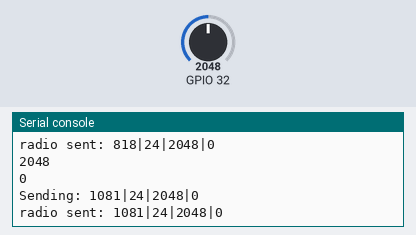
Simulated run of this program. Board: ESP32 board running MicroPython. On the bench: the last lines printed to the serial console. The inputs (shaded band) are chosen by the test bench; at power-on: GPIO 32 = 2048 (analog values on the 0–4095 scale). No radio messages arrive unless stated (any console line starting 'radio sent:' is added by the test bench).

Above: at 1.2 s.
1.3 s: GPIO 32 set to 2866
At 1.53 s:
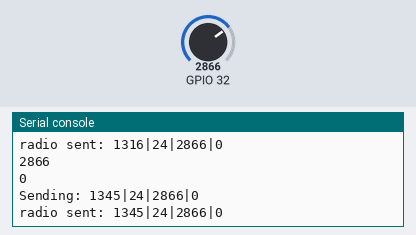
2.8 s: GPIO 32 set to 3603
At 3.11 s:
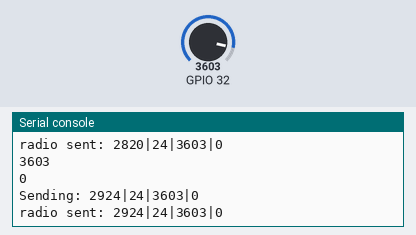
Timing chart, 0 to 5.8 s (numbered marks = the images above; inputs shaded):
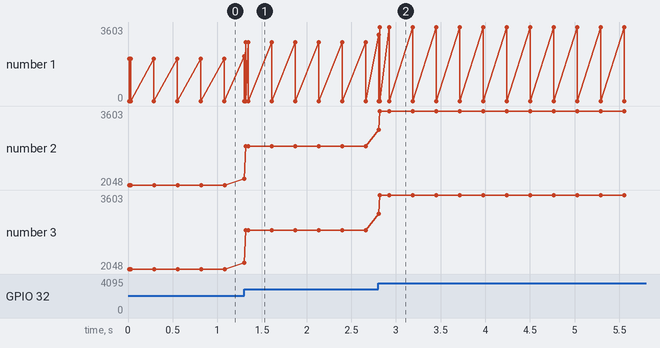

Measured:
- after the input at 1.3 s, the serial console: prints a new line at once (image 1)
- plotted number 2: 2048 → 2866 after the input at 1.3 s
- plotted number 3: 2048 → 2866 after the input at 1.3 s

The program:

smarthome_sensor_ky026.py
```python
# Smart Home sensor program
# MicroPython and ESP32 https://docs.micropython.org/en/latest/esp32/quickref.html
# https://docs.micropython.org/en/latest/library/espnow.html
# https://randomnerdtutorials.com/micropython-hc-sr04-ultrasonic-esp32-esp8266/

import network
import espnow

from machine import Pin
import time

########################################
# OWN MODULES
from adc_sub import ADC_substitute

########################################
# CONFIGURATION
dashboard_mac_address = b'\xA1\xB2\xC3\xD4\xE5\xF6' # MAC address of dashboard (Educaboard). Byte string format!

# Sensor
sensor_id = "Flame"                    # The sensor ID
pin_sensor_analog = 32                 # The flame analog value GPIO output pin
pin_sensor_digital = 33                # The flame digital value GPIO input pin

# Battery
pin_battery = 34                       # The battery measurement input pin, ADC1_6

########################################
# OBJECTS
# ESP-NOW
sta = network.WLAN(network.STA_IF)     # Or network.AP_IF
sta.active(True)                       # WLAN interface must be active to send()/recv()

en = espnow.ESPNow()                   # ESP-NOW object
en.active(True)                        # Make ESP-NOW active

# Sensor
sensor_analog = ADC_substitute(pin_sensor_analog)
sensor_digital = Pin(pin_sensor_digital, Pin.IN)

# Battery
battery = ADC_substitute(pin_battery)  # The battery object

########################################
# VARIABLES
# Previous values
prev_sensor_value_analog = -999        # The previous value from the sensor
prev_sensor_value_digital = -999       # The previous value from the sensor
prev_bat_pct = -1                      # The previous battery percentage value

########################################
# FUNCTIONS
def get_battery_percentage():          # The battery voltage percentage
    return 24                          # Replace with own math. Use function in adc_sub.py
                                       # Make the result an integer value, and avoid neg. and above 100% values

########################################
# PROGRAM

# INITIALIZATION
# ESP-NOW
en.add_peer(dashboard_mac_address)     # Must add_peer() before send()
en.send(dashboard_mac_address, sensor_id + " ready", False)

print(sensor_id + " ready")

# MAIN (super loop)
while True:
    # Measure the battery percentage
    bat_pct = get_battery_percentage()

    # Check the sensor
    sensor_value_analog = sensor_analog.read_adc()
    sensor_value_digital = sensor_digital.value()
    print(sensor_value_analog)
    print(sensor_value_digital)

    # Send data if there is a change (this principle saves power)
    if bat_pct != prev_bat_pct or sensor_value_analog != prev_sensor_value_analog or sensor_value_digital != prev_sensor_value_digital:
        data_string = str(time.ticks_ms()) + '|' + str(bat_pct) + '|' + str(sensor_value_analog) + '|' + str(sensor_value_digital) # The data to send. CHANGE IT!

        print("Sending: " + data_string)
        try:
            en.send(dashboard_mac_address, data_string, False)
        except ValueError as e:
            print("Error sending the message: " + str(e))

        # Update the previous values for use next time
        prev_sensor_value_analog = sensor_value_analog
        prev_sensor_value_digital = sensor_value_digital

    
```

adc_sub.py
```python
# An ESP32 ADC substituting library usable from 200 mV to 2,4 V
#
# This library mitigates some of the ESP32 ADC problems:
# - noise: by averaging over 256 measurement
# - 100 mV late start, and
# - non linearity: by using own formula
#
# The library uses a fixed attenuation of 11 dB and 12 bits

from machine import ADC, Pin

class ADC_substitute():

    __adc = None

    # ADC value to voltage first degree equation coefficients
    __alpha = 0.000838616
    __beta = 0.097068


    def __init__(self, pin_adc):
        self.__adc = ADC(Pin(pin_adc))
        self.__adc.atten(ADC.ATTN_11DB)
        self.__adc.width(ADC.WIDTH_12BIT)


    def read_adc(self):
        adc_val = 0
        for i in range(256):
            adc_val += self.__adc.read()
        adc_val = adc_val >> 8

        return adc_val


    def read_voltage(self):
        adc_val = self.read_adc()

        return self.__alpha * adc_val + self.__beta
```
